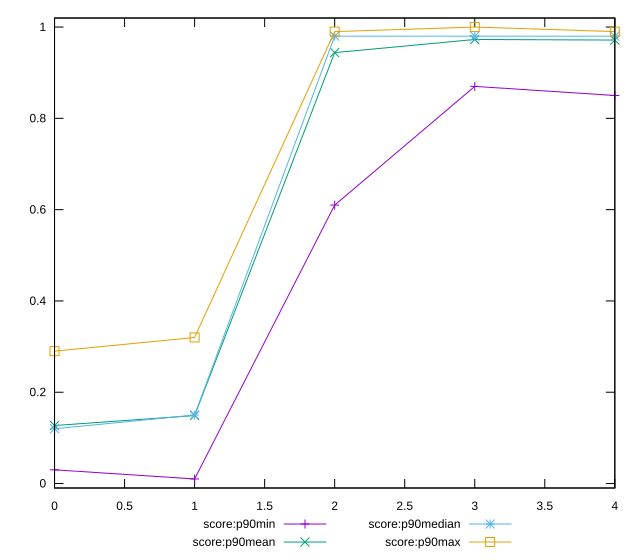

Write the gnuplot code that produced this figure.
reset

$scoreP90Min <<EOF
0 0.03
1 0.01
2 0.61
3 0.87
4 0.85
EOF

$scoreP90Mean <<EOF
0 0.12712765957446814
1 0.14893617021276595
2 0.9440425531914889
3 0.9727659574468084
4 0.9714893617021273
EOF

$scoreP90Median <<EOF
0 0.12
1 0.15
2 0.98
3 0.98
4 0.98
EOF

$scoreP90Max <<EOF
0 0.29
1 0.32
2 0.99
3 1
4 0.99
EOF

set key outside below
set xrange [0:4]
set yrange [-0.009800000000000001:1.0198]
set trange [-0.009800000000000001:1.0198]
set terminal svg size 640, 560 enhanced background rgb 'white'
set output "report_00017_2021-02-10T15-08-03.406Z/max-potential-fid/progression/score.svg"

plot $scoreP90Min title "score:p90min" with linespoints, \
     $scoreP90Mean title "score:p90mean" with linespoints, \
     $scoreP90Median title "score:p90median" with linespoints, \
     $scoreP90Max title "score:p90max" with linespoints

reset
